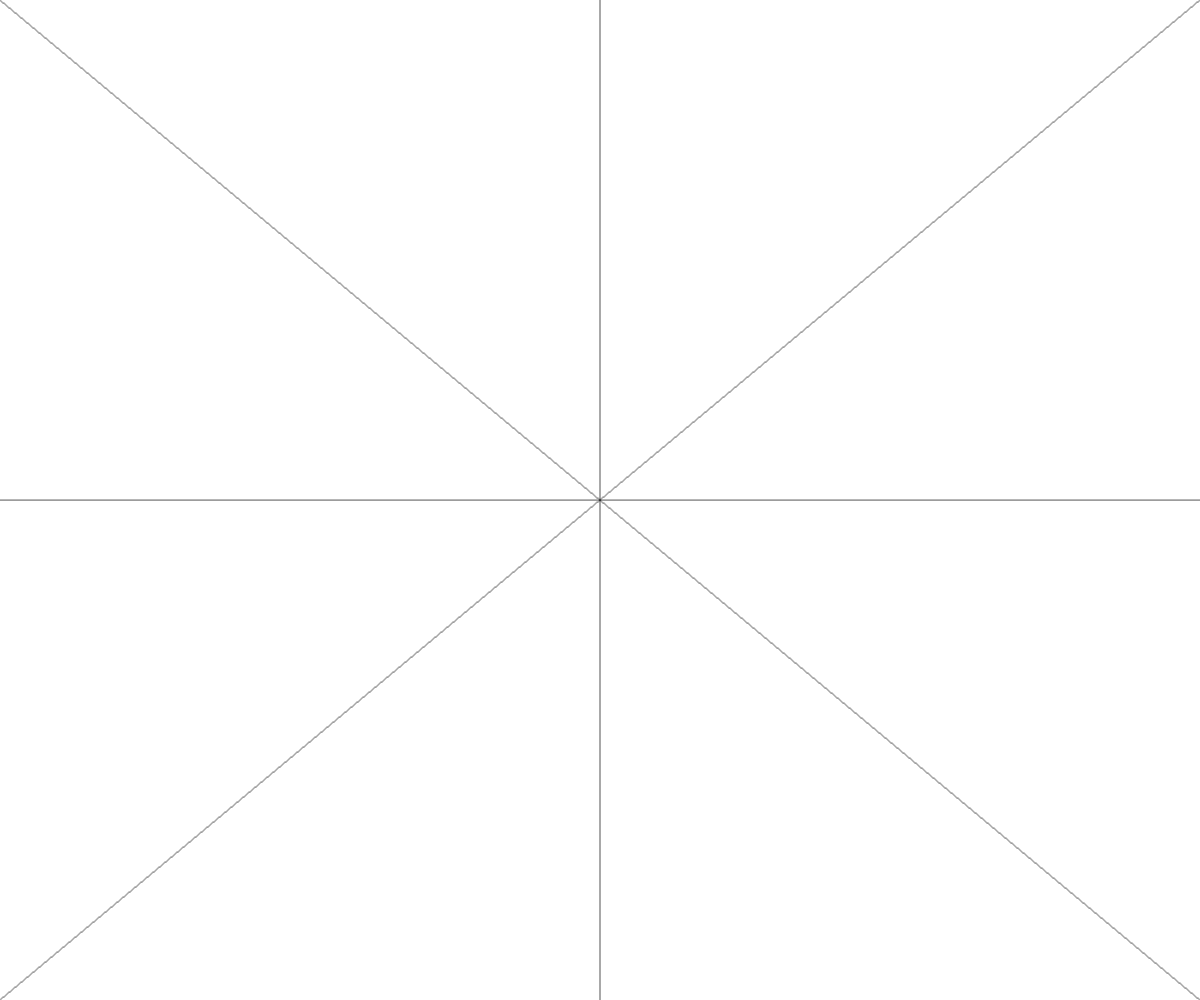
Frame 1 (no input)
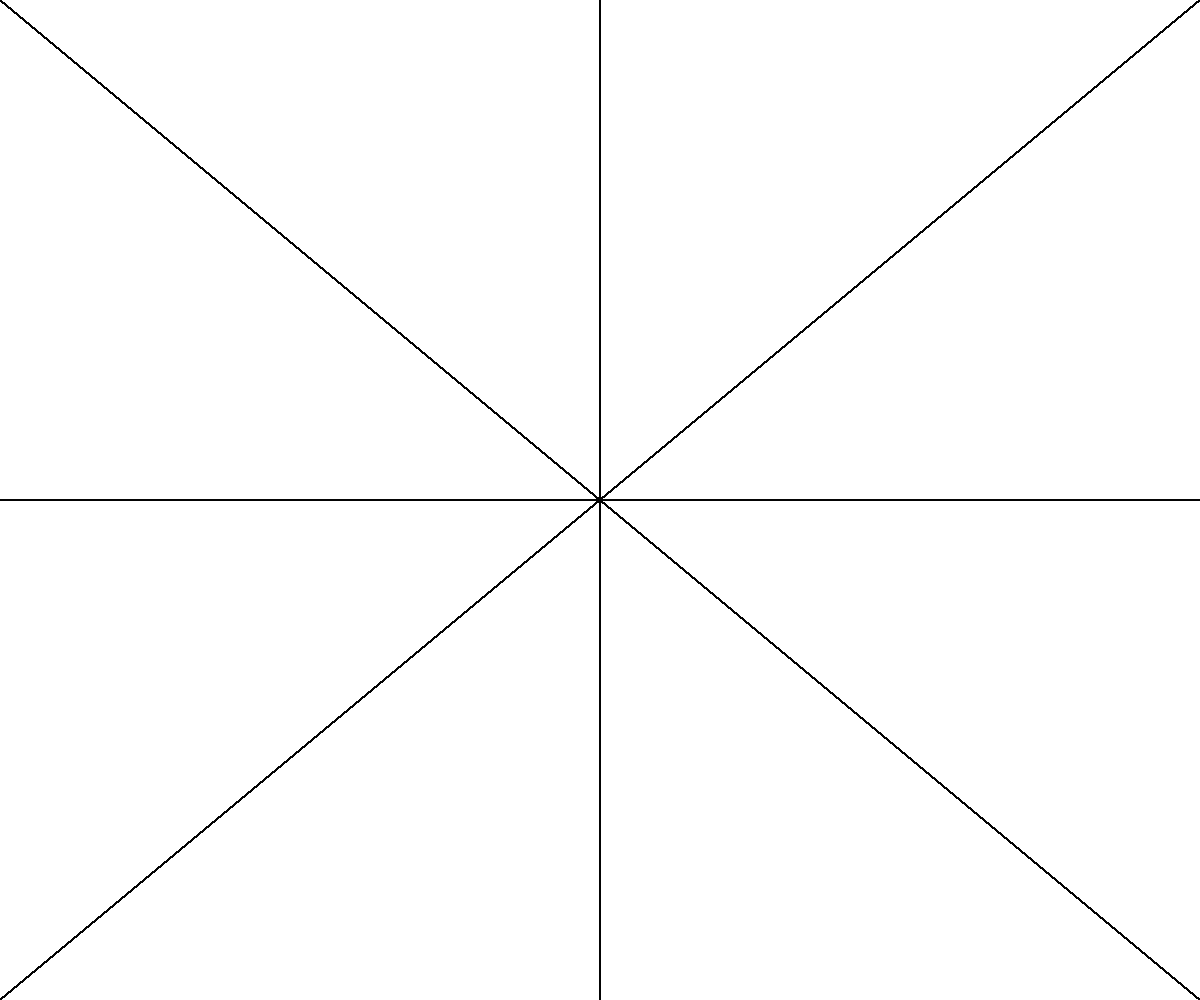
Frame 60 (no input)
Frame 120 (the mouse pressed at the canvas centre since frame 60): identical to frame 60, image omitted

The p5.js sketch that drew these frames (run headless with seeded random() and noise() and a simulated clock; from frame 60 on, the mouse is pressed at the canvas centre):

// p5.js sketch
// ── sketch.js

let m=0
let b=0

let x0
let y0

let x1
let y1

function setup() 
{
	createCanvas(windowWidth,windowHeight);
}

function draw()
{
  drawRect(0, 0, windowWidth, windowHeight)
  //drawRect(windowWidth, windowHeight, 0, 0)

  drawRect(0, windowHeight, windowWidth, 0)
  //drawRect(windowWidth, 0, 0, windowHeight)

  drawRect(0, windowHeight/2, windowWidth, windowHeight/2)
  //drawRect(windowWidth, windowHeight/2, 0, windowHeight/2)
  
  drawRect(windowWidth/2, 0, windowWidth/2, windowHeight)
  //drawRect(windowWidth/2, windowHeight, windowWidth/2, 0)
}

function drawRect(x0,y0,x1,y1)
{
	var dx
	var dy
	var x 
	var p 
	var xend
	var incE
	var incNE
	var stepy
	var stepx


	dx = (x1 - x0);
  dy = (y1 - y0);
/* determinar que punto usar para empezar, cual para terminar */
  if (dy < 0) { 
    dy = -dy; stepy = -1; 
  } 
  else
    stepy = 1;
  if (dx < 0) {  
    dx = -dx; stepx = -1; 
  } 
  else 
    stepx = 1;
  x = x0;
  y = y0;
 point(x,y)
/* se cicla hasta llegar al extremo de la línea */
  if(dx>dy){
    p = 2*dy - dx;
    incE = 2*dy;
    incNE = 2*(dy-dx);
    while (x != x1){
      x = x + stepx;
      if (p < 0){
        p = p + incE;
      }
      else {
        y = y + stepy;
        p = p + incNE;
      }
      point(x,y)
    }
  }
  else{
    p = 2*dx - dy;
    incE = 2*dx;
    incNE = 2*(dx-dy);
    while (y != y1){
      y = y + stepy;
      if (p < 0){
        p = p + incE;
      }
      else {
        x = x + stepx;
        p = p + incNE;
      }
     point(x,y)
    }
  }
}
